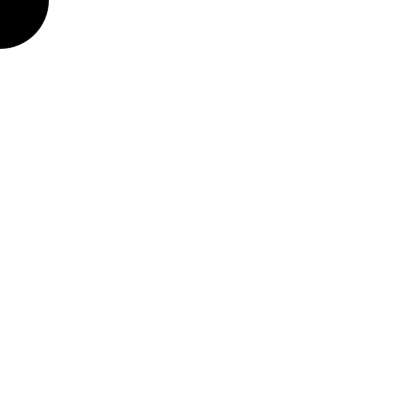
Frame 1 (no input)
Frame 60 (the mouse pressed at the canvas centre just before this capture): identical to frame 1, image omitted
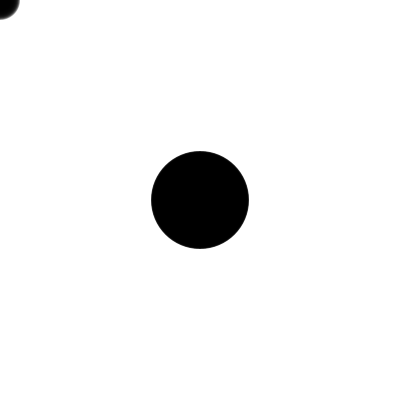
Frame 120 (the mouse held since frame 60 and released just before this capture)

The Processing sketch that drew these frames (run headless with seeded random() and noise(); from frame 60 on, the mouse is pressed at the canvas centre):

// Processing sketch: array_ellipses_java
// ── array_ellipses_java.pde
//Exercises: Arrays
//Arrays of Ellipses

int xPos[]= new int[100];
int yPos[]= new int[100];


void setup() {
  size(400, 400);
  background(255);
  noStroke();
}

void draw() {
  background(255);

  for (int i=0; i<99; i++) {
    fill(0, i*2); //alpha channel is relative to array position
    ellipse(xPos[i], yPos[i], i, i); //size is relative to array position
    xPos[i]=xPos[i+1]; //move each value along the array
    yPos[i]=yPos[i+1]; //move each value along the array
  }

  xPos[99]=mouseX; //add new value to the end of the array
  yPos[99]=mouseY; //add new value to the end of the array 
}
